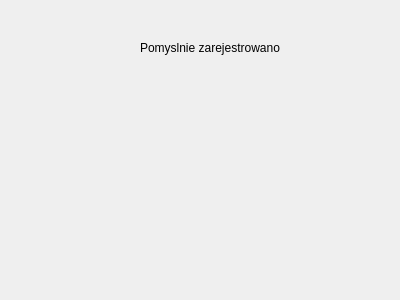
<?xml version="1.0" encoding="UTF-8"?>
<ui version="4.0">
 <class>Dialog</class>
 <widget class="QDialog" name="Dialog">
  <property name="geometry">
   <rect>
    <x>0</x>
    <y>0</y>
    <width>400</width>
    <height>300</height>
   </rect>
  </property>
  <property name="windowTitle">
   <string>Dialog</string>
  </property>
  <widget class="QLabel" name="label">
   <property name="geometry">
    <rect>
     <x>140</x>
     <y>40</y>
     <width>181</width>
     <height>16</height>
    </rect>
   </property>
   <property name="text">
    <string>Pomyslnie zarejestrowano</string>
   </property>
  </widget>
 </widget>
 <resources/>
 <connections/>
</ui>
